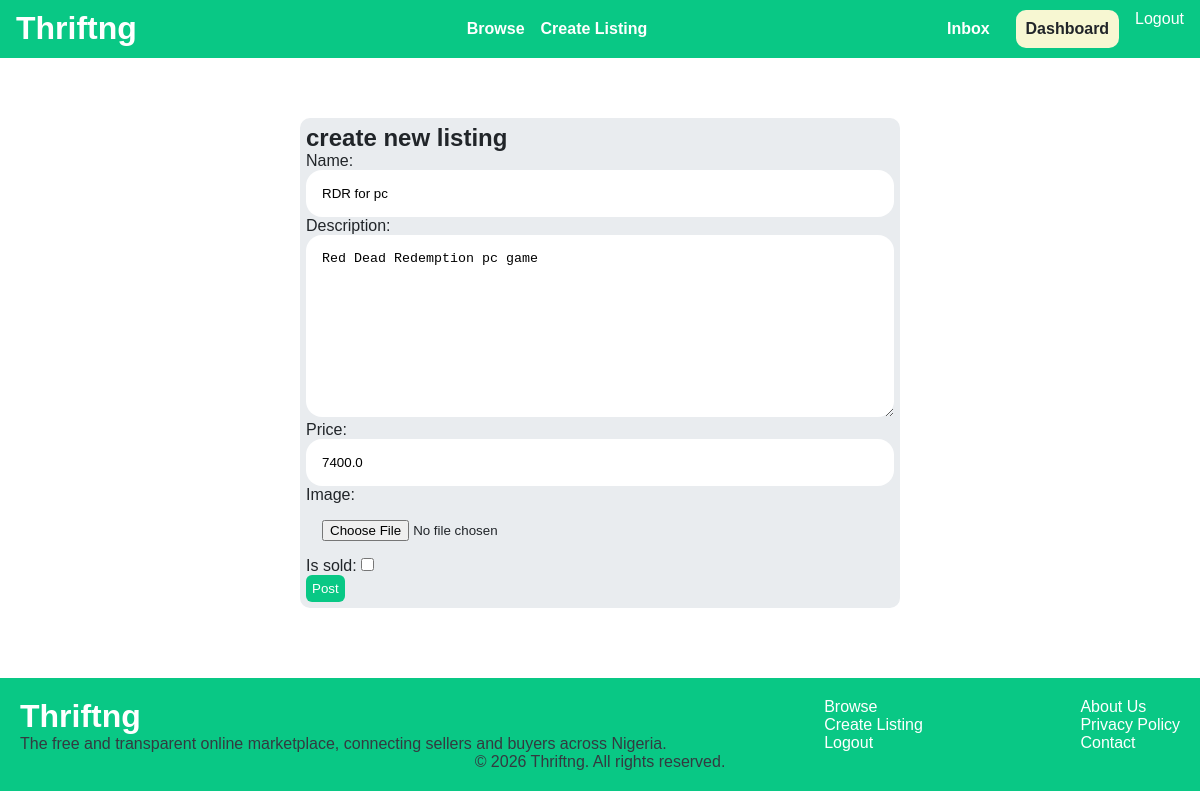
The page /items/1/edit/ (signed in) on the database its author committed.
### item/models.py (models this page shows, shortened)
class Item(models.Model):
    category = models.ForeignKey(Category, related_name='Items', on_delete=models.CASCADE)
    name = models.CharField(max_length=255)
    description = models.TextField(blank=True, null=True)
    price = models.FloatField()
    is_sold = models.BooleanField(default=False)
    created_at = models.DateTimeField(auto_now_add=True)
    created_by = models.ForeignKey(User, related_name='Items', on_delete=models.CASCADE)
    image = models.ImageField(upload_to='Item_images', blank=True, null=True)

### item/views.py (the view)
# urls.py: path('<int:pk>/edit/', views.edit, name='edit'),
@login_required
def edit(request, pk):
    item = get_object_or_404(Item, pk=pk, created_by=request.user)
    if request.method=='POST':
        form = editItemForm(request.POST, request.FILES, instance=item)
        if form.is_valid:
            form.save()
            return redirect('item:detail', pk=item.id)
    else:
        form = editItemForm(instance=item)
    return render(request, 'item/newlisting.html', {
        'form':form,
        'title':'Edit Listing',
    })

### item/forms.py
class editItemForm(forms.ModelForm):
    class Meta:
        model = Item
        fields = ('name', 'description', 'price', 'image', 'is_sold')
        widgets = {
            'name': forms.TextInput(attrs={
                        'class': 'input-area'
                }),
            'description': forms.Textarea(attrs={
                        'class': 'input-area'
                }),
            'price': forms.TextInput(attrs={
                        'class': 'input-area'
                }),
            'image': forms.FileInput(attrs={
                        'class': 'input-area'
                }),
        }

### item/templates/item/newlisting.html (shortened to what this page needs)
{% extends 'base.html' %}
{% load static %}
{% block content %}
    <div class="auth-form">
        <h2>create new listing</h2>
        <form method="post" action="." enctype="multipart/form-data">
            {{ form.as_p }}
            <button type="submit" class="submit-btn">Post</button>
        </form>
    </div>
{% endblock %}

### core/static/style.css (style rules this page uses)
:root { --color-green-500: #09C885; --color-green-600: #079C68; --color-cream-500: #F7F7D2; --color-cream-600: #EDED9B; --color-pure-white: #ffffff; --color-gray-50: #f8f9fa; --color-gray-100: #e9ecef; --color-gray-800: #343a40; --color-gray-900: #212529; --color-error: #fb1919; --color-primary: var(--color-green-500); --color-primary-hover: var(--color-green-600); --color-secondary: var(--color-cream-500); --color-secondary-hover: var(--color-cream-600); --color-bg-page: var(--color-gray-100); --color-bg-card: var(--color-pure-white); --color-bg-surface: var(--color-pure-white); --color-text-main: var(--color-gray-900); --color-text-muted: var(--color-gray-800); --color-text-on-primary: var(--color-pure-white); }
* { margin: 0; box-sizing: border-box; }
body { color: var(--color-text-main); font-family:Arial, Helvetica, sans-serif; }
body p { font-size: 16px }

### core/static/form.css (style rules this page uses)
.auth-form { width: 50%; margin: 5% auto; border-radius: 10px; padding: 6px; background-color: var(--color-bg-page); }
.input-area { width: 100%; padding: 1rem; border: none; border-radius: 1rem; }
.submit-btn { padding: 6px; border-radius: 6px; color: var(--color-text-on-primary); background-color: var(--color-primary); border: none; }

### rows shown on the page
Item: name "RDR for pc", description "Red Dead Redemption pc game", price "7400.0"
